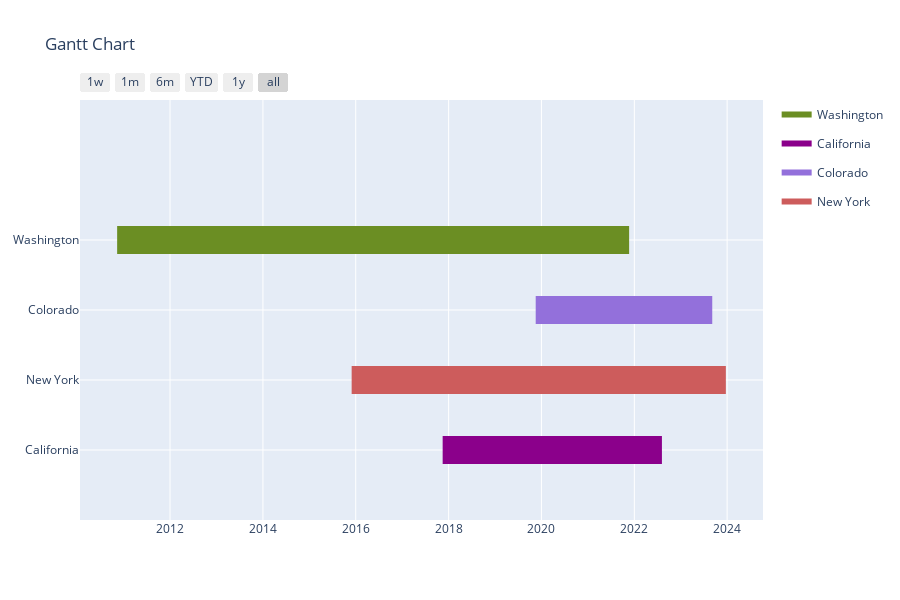

Notebook code cell kept with this figure:
### Code cell
import plotly.express as px
import pandas as pd
import plotly.figure_factory as ff

fig = ff.create_gantt(df, colors=color, index_col='Task',
                      show_colorbar=True, bar_width=0.2, 
                      showgrid_x=True, showgrid_y=True, 
                      group_tasks=True, show_hover_fill=True)
fig.show()

### Figure 1 — Plotly figure (JSON) as saved in the notebook; plotly's stock layout.template omitted (floating-point values rounded to 4 significant figures)
{"data": [{"fill": "toself", "fillcolor": "rgb(107, 142, 35)", "hoverinfo": "name", "legendgroup": "rgb(107, 142, 35)", "mode": "none", "name": "Washington", "showlegend": true, "type": "scatter", "x": ["2010-11-11T00:00:00", "2021-11-21T00:00:00", "2021-11-21T00:00:00", "2010-11-11T00:00:00", "2010-11-11T00:00:00", "2015-05-15T00:00:00", "2018-06-05T00:00:00", "2018-06-05T00:00:00", "2015-05-15T00:00:00"], "y": [2.8, 2.8, 3.2, 3.2, null, 2.8, 2.8, 3.2, 3.2]}, {"fill": "toself", "fillcolor": "rgb(139, 0, 139)", "hoverinfo": "name", "legendgroup": "rgb(139, 0, 139)", "mode": "none", "name": "California", "showlegend": true, "type": "scatter", "x": ["2019-11-24T00:00:00", "2020-12-09T00:00:00", "2020-12-09T00:00:00", "2019-11-24T00:00:00", "2019-11-24T00:00:00", "2021-01-03T00:00:00", "2021-09-03T00:00:00", "2021-09-03T00:00:00", "2021-01-03T00:00:00", "2021-01-03T00:00:00", "2017-11-15T00:00:00", "2021-11-27T00:00:00", "2021-11-27T00:00:00", "2017-11-15T00:00:00", "2017-11-15T00:00:00", "2021-07-01T00:00:00", "2022-08-06T00:00:00", "2022-08-06T00:00:00", "2021-07-01T00:00:00"], "y": [-0.2, -0.2, 0.2, 0.2, null, -0.2, -0.2, 0.2, 0.2, null, -0.2, -0.2, 0.2, 0.2, null, -0.2, -0.2, 0.2, 0.2]}, {"fill": "toself", "fillcolor": "rgb(147, 112, 219)", "hoverinfo": "name", "legendgroup": "rgb(147, 112, 219)", "mode": "none", "name": "Colorado", "showlegend": true, "type": "scatter", "x": ["2019-11-17T00:00:00", "2021-12-06T00:00:00", "2021-12-06T00:00:00", "2019-11-17T00:00:00", "2019-11-17T00:00:00", "2020-12-09T00:00:00", "2021-12-28T00:00:00", "2021-12-28T00:00:00", "2020-12-09T00:00:00", "2020-12-09T00:00:00", "2021-08-13T00:00:00", "2023-09-06T00:00:00", "2023-09-06T00:00:00", "2021-08-13T00:00:00"], "y": [1.8, 1.8, 2.2, 2.2, null, 1.8, 1.8, 2.2, 2.2, null, 1.8, 1.8, 2.2, 2.2]}, {"fill": "toself", "fillcolor": "rgb(205, 92, 92)", "hoverinfo": "name", "legendgroup": "rgb(205, 92, 92)", "mode": "none", "name": "New York", "showlegend": true, "type": "scatter", "x": ["2020-12-01T00:00:00", "2021-01-08T00:00:00", "2021-01-08T00:00:00", "2020-12-01T00:00:00", "2020-12-01T00:00:00", "2015-11-30T00:00:00", "2023-12-22T00:00:00", "2023-12-22T00:00:00", "2015-11-30T00:00:00", "2015-11-30T00:00:00", "2018-08-07T00:00:00", "2020-02-06T00:00:00", "2020-02-06T00:00:00", "2018-08-07T00:00:00"], "y": [0.8, 0.8, 1.2, 1.2, null, 0.8, 0.8, 1.2, 1.2, null, 0.8, 0.8, 1.2, 1.2]}, {"legendgroup": "rgb(107, 142, 35)", "marker": {"color": "rgb(107, 142, 35)", "opacity": 0, "size": 1}, "mode": "markers", "name": "", "showlegend": false, "text": [null, null, null, null], "type": "scatter", "x": ["2010-11-11T00:00:00", "2021-11-21T00:00:00", "2015-05-15T00:00:00", "2018-06-05T00:00:00"], "y": [3, 3, 3, 3]}, {"legendgroup": "rgb(139, 0, 139)", "marker": {"color": "rgb(139, 0, 139)", "opacity": 0, "size": 1}, "mode": "markers", "name": "", "showlegend": false, "text": [null, null, null, null, null, null, null, null], "type": "scatter", "x": ["2019-11-24T00:00:00", "2020-12-09T00:00:00", "2021-01-03T00:00:00", "2021-09-03T00:00:00", "2017-11-15T00:00:00", "2021-11-27T00:00:00", "2021-07-01T00:00:00", "2022-08-06T00:00:00"], "y": [0, 0, 0, 0, 0, 0, 0, 0]}, {"legendgroup": "rgb(147, 112, 219)", "marker": {"color": "rgb(147, 112, 219)", "opacity": 0, "size": 1}, "mode": "markers", "name": "", "showlegend": false, "text": [null, null, null, null, null, null], "type": "scatter", "x": ["2019-11-17T00:00:00", "2021-12-06T00:00:00", "2020-12-09T00:00:00", "2021-12-28T00:00:00", "2021-08-13T00:00:00", "2023-09-06T00:00:00"], "y": [2, 2, 2, 2, 2, 2]}, {"legendgroup": "rgb(205, 92, 92)", "marker": {"color": "rgb(205, 92, 92)", "opacity": 0, "size": 1}, "mode": "markers", "name": "", "showlegend": false, "text": [null, null, null, null, null, null], "type": "scatter", "x": ["2020-12-01T00:00:00", "2021-01-08T00:00:00", "2015-11-30T00:00:00", "2023-12-22T00:00:00", "2018-08-07T00:00:00", "2020-02-06T00:00:00"], "y": [1, 1, 1, 1, 1, 1]}], "layout": {"height": 600, "hovermode": "closest", "showlegend": true, "title": {"text": "Gantt Chart"}, "xaxis": {"rangeselector": {"buttons": [{"count": 7, "label": "1w", "step": "day", "stepmode": "backward"}, {"count": 1, "label": "1m", "step": "month", "stepmode": "backward"}, {"count": 6, "label": "6m", "step": "month", "stepmode": "backward"}, {"count": 1, "label": "YTD", "step": "year", "stepmode": "todate"}, {"count": 1, "label": "1y", "step": "year", "stepmode": "backward"}, {"step": "all"}]}, "showgrid": true, "type": "date", "zeroline": false}, "yaxis": {"autorange": false, "range": [-1, 5], "showgrid": true, "ticktext": ["California", "New York", "Colorado", "Washington"], "tickvals": [0, 1, 2, 3], "zeroline": false}}}
